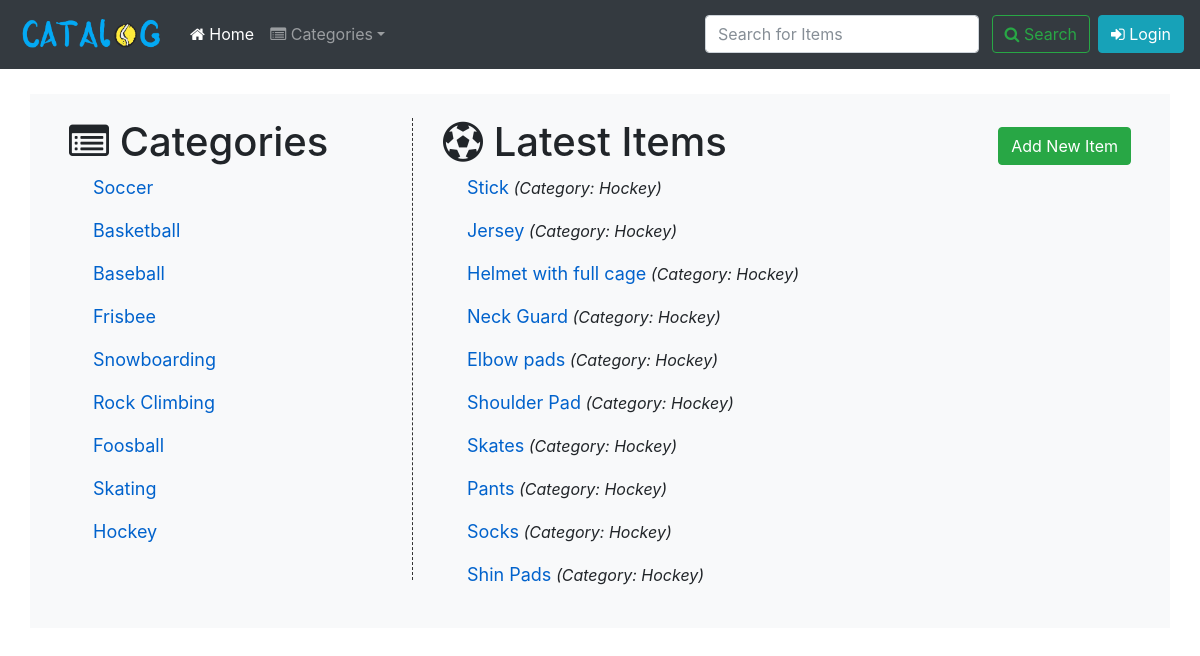
/catalog, run on the app's committed database.
### database_setup.py (models this page shows, shortened)
class Category(Base):
    __tablename__ = 'category'
    id = Column(Integer, primary_key=True)
    name = Column(String(250), nullable=False)
    items = relationship('Item', backref='category', lazy='joined')

class Item(Base):
    __tablename__ = 'item'
    id = Column(Integer, primary_key=True)
    name = Column(String(250), nullable=False)
    description = Column(String(250))
    category_id = Column(Integer, ForeignKey('category.id'))
    user_id = Column(Integer, ForeignKey('user.id'))

### project.py (the view)
@app.route('/')
@app.route('/catalog')
def show_catalog():
    latest_items = session.query(Item).order_by(Item.id.desc()).limit(10)
    return render_template('catalog.html', categories=categories(), latest_items=latest_items)

### project.py (called while the page is built)
def categories():
    categories_list = session.query(Category).all()
    return categories_list

### templates/catalog.html
{% extends 'base_catalog.html' %}
{% block left_block %}
<div class="row my-2 my-md-0">
    <div class="col-lg-8">
        <h1><span class="fa fa-soccer-ball-o"></span> Latest Items</h1>
    </div>
    <div class="col-lg-4 align-self-center">
        <a role="button" class="btn btn-success pull-right" href="{{ url_for('create_item_default') }}">Add New Item</a>
    </div>
</div>
{% for latest_item in latest_items %}
    <div class="row">
        <div class="col-md ml-4">
            <p><a class="item-link" href="{{ url_for('show_item', category_name=latest_item['category']['name'], item_name=latest_item['name']) }}">{{ latest_item['name'] }}</a> <i>(Category: {{ latest_item['category']['name'] }})</i></p>
        </div>
    </div>
{% endfor %}
{% endblock %}

### templates/base_catalog.html
{% extends 'base.html' %}
{% block content %}
<div class="container bg-light p-4">
    <div class="row">
        <div class="col-lg-4 col-md-6 mycontent-left mb-sm-4">
            <div class="container-fluid">
                <div class="row">
                    <div class="col-sm">
                        <h1><span class="fa fa-list-alt"></span> Categories</h1>
                    </div>
                </div>
                {% for category in categories %}
                <div class="row">
                    <div class="col-md ml-4">
                        <p><a class="item-link" href="{{ url_for('show_category_items', category_name=category['name']) }}">{{ category['name'] }}</a></p>
                    </div>
                </div>
                {% endfor %}
            </div>
        </div>
        <div class="col-lg-8 col-md-6">
            <div class="container-fluid">
            {% block left_block %}
            {% endblock %}
            </div>
        </div>
    </div>
</div>
{% endblock %}

### templates/base.html (shortened to what this page needs)
<!DOCTYPE html>
<html lang="en">
    <head>
        {% block head %}
            {% include 'head.html' %}
        {% endblock %}
    </head>
    <body>
        <header>
            {% block header %}
                {% include 'header.html' %}
            {% endblock %}
        </header>
        <main>
            {% block content %}
            {% endblock %}
        </main>
        <footer>
        </footer>
    </body>
</html>

### templates/head.html (shortened to what this page needs)
<link href="{{ url_for('static', filename='css/bootstrap.min.css') }}" rel="stylesheet">
<link href="{{ url_for('static', filename='css/font-awesome.min.css') }}" rel="stylesheet">
<link href="{{ url_for('static', filename='css/style.css') }}" rel="stylesheet">

### templates/header.html (shortened to what this page needs)
<div class="container-fluid mb-4">
    <nav class="navbar navbar-expand-md fixed-top navbar-dark bg-dark">
        <a class="navbar-brand" href="{{ url_for('show_catalog') }}">
            <img src="{{ url_for('static', filename='images/logo1.png') }}" class="img-fluid" width="150" alt="Catalog">
        </a>
        <div class="collapse navbar-collapse" id="navbarsExampleDefault">
            <ul class="navbar-nav mr-auto">
              <li class="nav-item active">
                <a class="nav-link" href="{{ url_for('show_catalog') }}"><span class="fa fa-home"></span> Home <span class="sr-only">(current)</span></a>
              </li>
              <li class="nav-item dropdown">
                <a class="nav-link dropdown-toggle" href="#" id="dropdown01" role="button" data-toggle="dropdown" aria-haspopup="true" aria-expanded="false"><span class="fa fa-list-alt"></span> Categories</a>
              </li>
            </ul>
            <form action="{{ url_for('find_items') }}" method="post" class="form-inline my-2 my-lg-0 d-none d-lg-block">
              <input class="form-control mr-sm-2" type="text" name="search" value="{{ request.form.search }}" placeholder="Search for Items" aria-label="Search">
                <button type="submit" class="btn btn-outline-success my-2 my-sm-0"><span class="fa fa-search"></span> Search</button>
            </form>
            <div class="ml-sm-2">
                <a role="button" href="{{ url_for('show_login') }}" class="btn btn-info my-2 my-sm-0"><span class="fa fa-sign-in"></span> Login</a>
            </div>
        </div>
    </nav>
</div>

### static/css/style.css (style rules this page uses)
html, body { overflow-x: hidden; }
body { padding-top: 70px; }
footer { padding: 30px 0; }
@media (min-width: 768px) { .mycontent-left { border-right: 1px dashed #333; } }
.dropdown-toggle { cursor: pointer; }
.item-link { color: #0062cc; font-size: large; text-decoration: none; }

### data on the page
Category: name "Soccer"
Category: name "Basketball"
Category: name "Baseball"
Category: name "Frisbee"
Category: name "Snowboarding"
Category: name "Rock Climbing"
Category: name "Foosball"
Category: name "Skating"
Category: name "Hockey"
Item: name "Stick", category.name "Hockey"
Item: name "Jersey", category.name "Hockey"
Item: name "Helmet with full cage", category.name "Hockey"
Item: name "Neck Guard", category.name "Hockey"
Item: name "Elbow pads", category.name "Hockey"
Item: name "Shoulder Pad", category.name "Hockey"
Item: name "Skates", category.name "Hockey"
Item: name "Pants", category.name "Hockey"
Item: name "Socks", category.name "Hockey"
Item: name "Shin Pads", category.name "Hockey"
